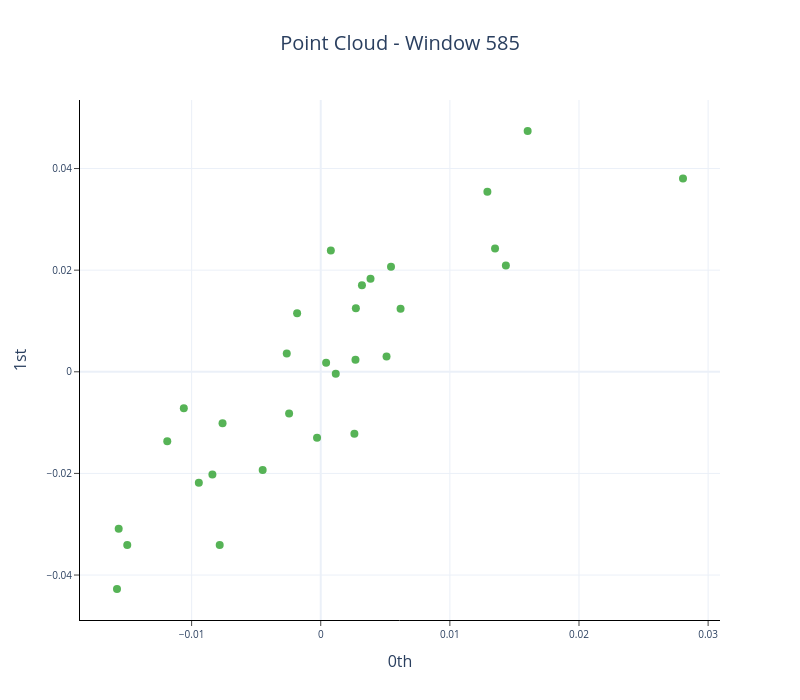

The code cell stored with this chart in its notebook:
### Code cell
cloud = us_cloud_30[585]
fig = plot_point_cloud(cloud, 2)

fig.update_layout(
    width=800, 
    height=700,
    title=dict(text="Point Cloud - Window 585", x=0.5,
            xanchor="center")
)
fig.update_traces(marker=dict(color="#2ca02c", size=8)) 

fig.show()
fig.write_image("Figures/cloud_585.pdf", scale=3)

### Figure 1 — Plotly figure (JSON) as saved in the notebook; plotly's stock layout.template omitted (floating-point values rounded to 4 significant figures)
{"data": [{"marker": {"color": "#2ca02c", "colorscale": [[0, "#440154"], [0.1111, "#482878"], [0.2222, "#3e4989"], [0.3333, "#31688e"], [0.4444, "#26828e"], [0.5556, "#1f9e89"], [0.6667, "#35b779"], [0.7778, "#6ece58"], [0.8889, "#b5de2b"], [1, "#fde725"]], "opacity": 0.8, "size": 8}, "mode": "markers", "type": "scatter", "x": [0.0135, 0.0007815, -0.01498, 0.01434, -0.00245, -0.00183, -0.004498, -0.0002868, -0.007605, 0.002606, 0.0004162, 0.02806, 0.00272, 0.002689, 0.01602, -0.002631, -0.01565, 0.003191, -0.01189, -0.007825, -0.01578, 0.006182, 0.003855, 0.005095, 0.01291, -0.0106, 0.005442, -0.009442, -0.008391, 0.001163], "y": [0.02427, 0.02386, -0.03408, 0.0209, -0.008229, 0.01153, -0.01935, -0.01296, -0.01012, -0.01218, 0.001757, 0.03804, 0.0125, 0.002368, 0.04739, 0.003576, -0.03088, 0.01703, -0.01367, -0.03411, -0.04275, 0.01239, 0.01829, 0.003015, 0.03542, -0.007157, 0.02065, -0.02184, -0.02021, -0.0003825]}], "layout": {"height": 700, "plot_bgcolor": "white", "title": {"text": "Point Cloud - Window 585", "x": 0.5, "xanchor": "center"}, "width": 800, "xaxis": {"anchor": "x", "exponentformat": "e", "linecolor": "black", "linewidth": 1, "mirror": false, "showexponent": "all", "showline": true, "side": "bottom", "ticks": "outside", "title": {"text": "0th"}, "type": "linear", "zeroline": true}, "yaxis": {"anchor": "y", "exponentformat": "e", "linecolor": "black", "linewidth": 1, "mirror": false, "showexponent": "all", "showline": true, "side": "left", "ticks": "outside", "title": {"text": "1st"}, "type": "linear", "zeroline": true}}}
